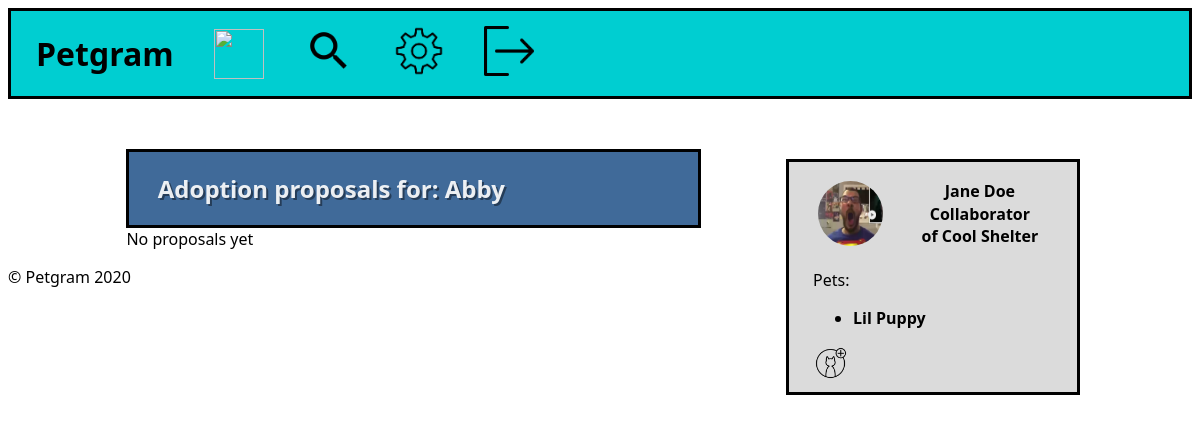
The app's page /proposal_list.php?id=2 (signed in), older data.
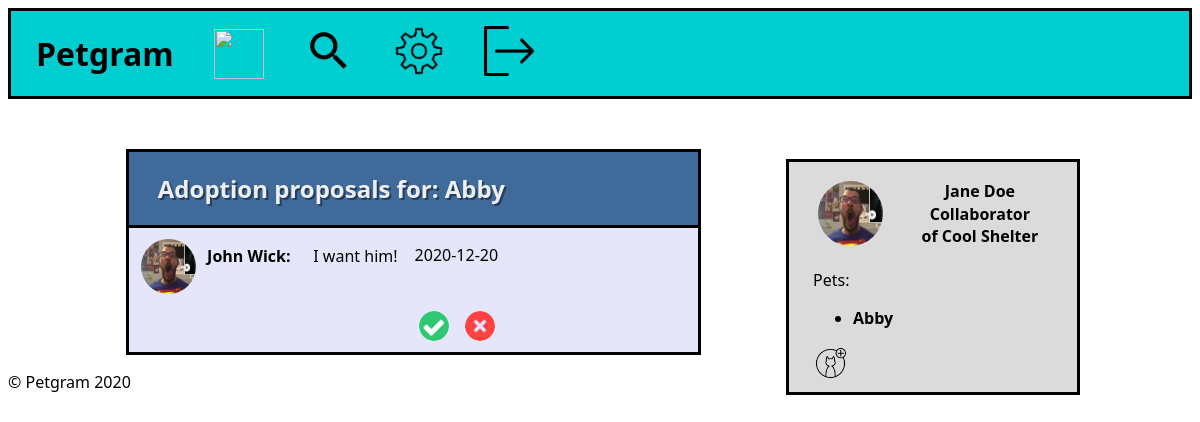
The same page, newer data.
### tables this page shows
CREATE TABLE Pet (
    id           INTEGER  PRIMARY KEY,
    ownerID      INTEGER  REFERENCES Account (id) ON DELETE CASCADE,
    profilePic   INTEGER  REFERENCES ProfileImage (id) ON DELETE CASCADE,
    name         CHAR,
    bio          CHAR,
    description  CHAR,
    requirements CHAR
);

CREATE TABLE Proposal (
    id        INTEGER  PRIMARY KEY,
    petID     INTEGER  REFERENCES Pet (id) ON DELETE CASCADE,
    userID INTEGER  REFERENCES User (id) ON DELETE CASCADE,
    date      DATE,
    text      CHAR,
    state     CHAR
);

CREATE TABLE Account (
    id INTEGER PRIMARY KEY,
    profilePic   INTEGER  REFERENCES ProfileImage (id) ON DELETE CASCADE,
    name CHAR
);

### database/account.php (called while the page is built)
<?php
    function getAccount($id)
    {
        global $db;
        $stmt = $db->prepare('SELECT * FROM account WHERE id = ?');
        $stmt->execute([$id]);
        return $stmt->fetch();
    }
?>

### database/user.php (called while the page is built, shortened)
<?php
function fetchUser($id)
{
    global $db;
    $id = InputValidator::int($id);
    $stmt = $db->prepare('SELECT * FROM account JOIN user ON account.id = user.id WHERE user.id = ?');
    $stmt->execute([$id]);
    return $stmt->fetch();
}
function getUserPets()
{
    global $db;
    $user_id = $_SESSION['user']['id'];
    $stmt = $db->prepare('SELECT * FROM pet WHERE ownerID = ?');
    $stmt->execute([$user_id]);
    return $stmt->fetchAll();
}
function shelterCollaborator()
{
    global $db;
    $user_id = $_SESSION['user']['id'];
    $stmt = $db->prepare('SELECT * FROM collaborator INNER JOIN shelter ON shelter.id = collaborator.shelterID INNER JOIN account ON account.id = shelter.id WHERE collaborator.userID = ?');
    $stmt->execute([$user_id]);
    return $stmt->fetchAll();
}

### database/pet.php (called while the page is built, shortened)
<?php
    function getPet($id) {
        global $db;
        $stmt = $db->prepare('SELECT * FROM pet WHERE id = ?');
        $stmt->execute([$id]);
        $pet = $stmt->fetch();
        return $pet;
    }
?>

### database/proposal.php (called while the page is built, shortened)
<?php
    function getPendingProposals($petID) {
        global $db;
        try {
            $first_stmt = $db->prepare("SELECT * FROM proposal WHERE petID=(?) and state='PENDING'");
            $first_exec = $first_stmt->execute([$petID]);
            $proposals = $first_stmt->fetchAll();
            return $proposals;
        } catch (Exception $e) {
            return [-1];
        }
    }
?>

### database/input.php (called while the page is built, shortened)
<?php
class InputValidator
{
    static function sanitize($data)
    {
        return trim(htmlspecialchars($data));
    }
    static function int($data)
    {
        $data = self::sanitize($data);
        $data = filter_var($data, FILTER_VALIDATE_INT);
        return $data;
    }
}

### proposal_list.php (the view, shortened to what this page needs)
<?php
include_once('database/connection.php');
include_once('database/pet.php');
include_once('database/proposal.php');
$id = $_GET['id'];
$pet = getPet($id);
$proposals = getPendingProposals($id);
?>
<!DOCTYPE html>
<html lang="en-US">
  <head>
    <link href="css/home.css" rel="stylesheet">
  </head>
  <body>
    <?php include_once('hotbar.php') ?>
    <?php include_once('sidebar.php') ?>
    <section id="proposal_list">
      <div id="top">
        <h1>Adoption proposals for: <?php echo $pet['name'] ?></h1>
      </div>
      <div id="list">
        <?php
          if(count($proposals) == 0)
            echo 'No proposals yet';
          else
            foreach($proposals as $proposal)
            {
              $user = fetchUser($proposal['userID']);
              $account = getAccount($user['id']);
              echo
              '<div class="proposal">
                <div id="content">
                  <img src="images/profileImages/squared/'.$account['profilePic'].'.jpg" alt="" width="55" height="55">
                  <p id="username">'.$account['name'].'</p>
                  <p id="proposalMessage">'.$proposal['text'].'</p>
                  <p id="proposalDate">'.$proposal['date'].'</p>
                </div>
                <div id="confirmDeny">
                  <img class="confirm" src="images/confirm.png" alt="" width="30" height="30">
                  <img class="deny" src="images/deny.png" alt="" width="30" height="30">
                  <input type="hidden" name="petID" value="'.$id.'">
                  <input type="hidden" name="userID" value="'.$user['id'].'">
                  <input type="hidden" name="proposalID" value="'.$proposal['id'].'">
                </div>
              </div>';
            }
        ?>
      </div>
    </section>
    <footer>
      <p>&copy; Petgram 2020</p>
    </footer>
  </body>
</html>

### sidebar.php (shortened to what this page needs)
<?php
include_once('database/user.php');
include_once('database/account.php');
$user_pets = getUserPets();
$shelters = shelterCollaborator();
$id = $_SESSION['user']['id'];
$account = getAccount($id);
?>
<aside id="sideBar">
    <div id="user">
        <img src="images/profileImages/squared/<?php echo $account['profilePic'] ?>.jpg" alt="" width="65" height="65">
        <div id="username">
            <p><?php echo $_SESSION['user']['name'] ?></p>
            <p>
                <?php
                $nShelter = count($shelters);
                if($nShelter > 0) {
                    echo 'Collaborator of ' . $shelters[0]['name'];
                }
                ?>
            </p>
        </div>
    </div>
    <p>Pets:</p>
    <ul>
        <?php
        if (count($user_pets) == 0)
            echo '<li>No pets yet</li>';
        else
            foreach ($user_pets as $user_pet)
                echo '<a href="pet_profile.php?id=' . $user_pet['id'] . '">
                    <li>' . $user_pet['name'] . '</li>
                  </a>'
        ?>
    </ul>
    <a href="add_pet.php"><img src="images/petAdd.png" alt="" width="35" height="35"></a>
</aside>

Row changes from the older to the newer data that the page shows:
no longer on this page (row edited): pet: name "Lil Puppy"
now on one of the page's lists (row edited): pet: name "Abby"
now on this page (row edited): proposal: account.name "John Wick", text "I want him!", date "2020-12-20"
Text that changed along with them:
text no longer shown: "No proposals yet"
